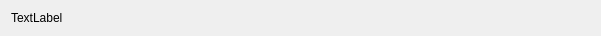
<?xml version="1.0" encoding="UTF-8"?>
<ui version="4.0">
 <class>AvailabilityWidget</class>
 <widget class="QWidget" name="AvailabilityWidget">
  <property name="geometry">
   <rect>
    <x>0</x>
    <y>0</y>
    <width>601</width>
    <height>33</height>
   </rect>
  </property>
  <property name="windowTitle">
   <string>Form</string>
  </property>
  <layout class="QHBoxLayout" name="horizontalLayout">
   <item>
    <widget class="QLabel" name="lblDay">
     <property name="text">
      <string>TextLabel</string>
     </property>
    </widget>
   </item>
   <item>
    <widget class="TimeEditor" name="timeFrom" native="true"/>
   </item>
   <item>
    <widget class="TimeEditor" name="timeTo" native="true">
     <zorder>timeFrom2</zorder>
    </widget>
   </item>
   <item>
    <widget class="TimeEditor" name="timeFrom2" native="true"/>
   </item>
   <item>
    <widget class="TimeEditor" name="timeTo2" native="true"/>
   </item>
   <item>
    <widget class="TimeAssignment" name="widget" native="true"/>
   </item>
  </layout>
 </widget>
 <customwidgets>
  <customwidget>
   <class>TimeAssignment</class>
   <extends>QWidget</extends>
   <header location="global">timeassignment.h</header>
   <container>1</container>
  </customwidget>
  <customwidget>
   <class>TimeEditor</class>
   <extends>QWidget</extends>
   <header location="global">timeeditor.h</header>
   <container>1</container>
  </customwidget>
 </customwidgets>
 <resources/>
 <connections/>
</ui>
